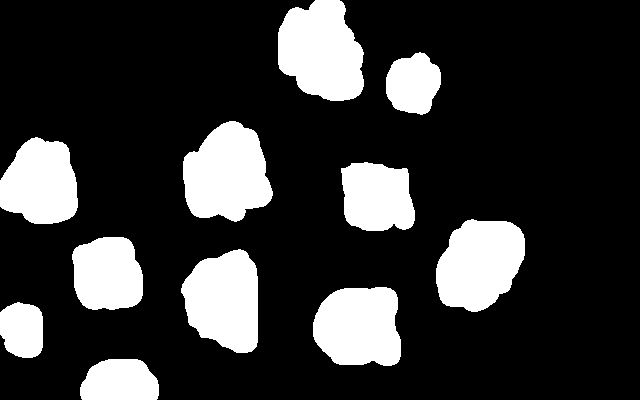
//> input picture RRT/map.png, 640 x 400 px
$ ./RRT   (built with g++ and OpenCV 4)
//> lines starting //> are read from the running program, lines starting //| are printed output that depends on the picture; after the words box and inside, x2 and y2 are one past the last pixel; in counts of white or black regions, pixels touching at a corner belong together
#include "opencv2/highgui/highgui.hpp"
#include "opencv2/imgproc/imgproc.hpp"
#include "opencv2/core/core.hpp"
#include "opencv2/objdetect/objdetect.hpp"
#include "opencv2/video/tracking.hpp"
#include <cmath>
#include <iostream>
#include <queue>
#include <string.h>
#include <iostream>
#include <stdio.h>
#include <sstream>
#include <math.h>
#include <pthread.h>
#include <eigen3/Eigen/Dense>

using namespace cv;
using namespace std;
using namespace Eigen;

//forward declarations
void show(Vector2f start,Vector2f goal);

Mat img,gs;
const int step_size = 10,max_iter = 500;

vector<Vector2f> nodes;

/*** Util Data Structures ***/
template <typename T>
class DynamicArray
{
public:
    DynamicArray(){};

    DynamicArray(int rows, int cols): dArray(rows, vector<T>(cols)){}

    vector<T> & operator[](int i)
    {
      return dArray[i];
    }
    const vector<T> & operator[] (int i) const
    {
      return dArray[i];
    }
    void resize(int rows, int cols)//resize the two dimentional array .


    {
        dArray.resize(rows);
        for(int i = 0;i < rows;++i) dArray[i].resize(cols);
    }
private:
    vector<vector<T> > dArray;
};

DynamicArray<int> myMap;
DynamicArray<Vector2f> parent;

int checkValid(int x,int y) {
	return (y >= 0 && y < img.rows && x >= 0 && x < img.cols && myMap[x][y] > 0);
}

double getDis(Vector2f a,Vector2f b) {
	return sqrt(pow(a[0]-b[0],2) + pow(a[1]-b[1],2));
}

int checkForLine(Vector2f curN,Vector2f newN) {
	//y = mx (-mx1 + y1)
	//cout << "A";
	//handle the m = infinity case
	double m;
	if(curN[0] == newN[0]) m = 1e6;
	else
	m = (((newN[1]-curN[1])*1.0)/(newN[0]-curN[0]));
	double c = (-m*curN[0]) + curN[1];
	//cout << "y = " << m << "x + " << c << endl;

	double x;
	for(x = curN[0];x <= newN[0];x++) {
		//cout << "---------------" << endl;
		int y = (m*x + c);
		//cout << x << " " << y << " " << (int)(gs.at<uchar>(y,x)) << endl;
		if(myMap[x][y] == 0)  {
			//cout << "True" << endl;
			return 0;
			break;
		}
	}

	return 1;

}

Vector2f getRandomNode() {
	int y = drand48()*img.rows;
	int x = drand48()*img.cols;
	// cout << "random values: " << x << " " << y << " " << endl;
	Vector2f node;

	if(checkValid(x,y)) {
		node = Vector2f(x,y);
		return node;
	}
	//cout << endl << "Random Node out of bounds" << endl;
	getRandomNode();
}

Vector2f findClosest(Vector2f newNode) {
	float min = numeric_limits<float>::infinity();
	Vector2f nearest;

	for(int i = 0;i<nodes.size();i++) {
		float dis = pow(newNode[0] - nodes[i][0],2) + pow(newNode[1] - nodes[i][1],2);
		if(dis < min) {
			min = dis;
			nearest = nodes[i];
		}
	}

	return nearest;
}

Vector2f update(Vector2f cur,Vector2f newNode) { {}
	Vector2f dif = newNode - cur;
	Vector2f dir = dif/(dif.norm());
	Vector2f ret = cur + step_size*dir;

	ret[0] = (int)(ret[0]);
	ret[1] = (int)(ret[1]);

	//cout <<  "Update : " << cur[0] << " " << dir[0] << endl;
	//ret = wrapInt(ret);

	return ret;
}

void RRT(Vector2f start,Vector2f goal) {
	bool reached = false;

	nodes.push_back(start);

	for(int i = 0;i<max_iter;i++) {
		// cout << i << endl;

		//check for convergence
		for(int i = 0;i < nodes.size();i++) {
			cout << getDis(nodes[i],goal) << endl;
			if(getDis(nodes[i],goal) <= step_size) {
				parent[goal[0]][goal[1]] = Vector2f(nodes[i][0],nodes[i][1]);
				nodes.push_back(goal);
				reached = true;
				break;
			}
		}
		if(reached) break;
		//convergence check done

		Vector2f newNodeT = getRandomNode();
		Vector2f current = findClosest(newNodeT);
		Vector2f newNode;
		newNode = update(current,newNodeT);

		while((!checkValid(newNode[0],newNode[1])) || (!(checkForLine(current,newNode)))) {
			// cout << newNode[0] << " " << newNode[1] << endl;
			newNodeT = getRandomNode();
			current = findClosest(newNodeT);
			newNode = update(current,newNodeT);
		}

		if(getDis(current,newNodeT) < step_size) {
			newNode = newNodeT;
		}

		parent[newNode[0]][newNode[1]] = Vector2f(current[0],current[1]);
		nodes.push_back(newNode);

		line(img,Point(current[0],current[1]),Point(newNode[0],newNode[1]),Scalar(255,0,0), 2, CV_AA);

		imshow("output",img);
		waitKey(1);

	}

	//base case for final output
	if(!reached) {
		parent[goal[0]][goal[1]] = findClosest(goal);
		nodes.push_back(goal);
	}

	show(start,goal);
}

void show(Vector2f start,Vector2f goal) {
	Vector2f current;
	current[0] = goal[0];
	current[1] = goal[1];

	cout << "Show Started" << endl;

	while((current[0] != start[0]) && (current[1] != start[1])) {
		cout << current[0] << " " << current[1] << endl;
		cout << parent[current[0]][current[1]][0] << " " << parent[current[0]][current[1]][1] << endl;
		line(img,Point(current[0],current[1]),Point(parent[current[0]][current[1]][0],parent[current[0]][current[1]][1]),Scalar(0,255,0), 2, CV_AA);
		current = parent[current[0]][current[1]];
		imshow("A",img);
		waitKey(10);
	}
}

int main() {
	img = imread("map.png",1);
//> img is the input picture: 400 rows x 640 cols, CV_8UC3; 20.6% white; 11 white regions, largest, box (x1, y1, x2, y2) and area: (278, 0, 364, 101) 6703, (183, 121, 273, 222) 6599, (436, 219, 525, 312) 6234
	myMap = DynamicArray<int>(img.cols,img.rows);
	gs = imread("map.png",0);
	parent = DynamicArray<Vector2f>(img.cols,img.rows);

	// cout << img.cols << " " << img.rows << endl;

	//create the map
	for(int i = 0;i<img.cols;i++) {
		for(int j = 0;j<img.rows;j++) {
			if(gs.at<uchar>(j,i) > 200) myMap[i][j] = 0;
			else myMap[i][j] = 1;
		}
	}

	namedWindow("output",WINDOW_NORMAL);

	Vector2f start(0,0);
	Vector2f goal(img.cols-1,img.rows-1);

	cout << "RRT about to start\n";
	RRT(start,goal);
//> after the loop in RRT, `for(int i = 0;i<max_iter;i++)`:
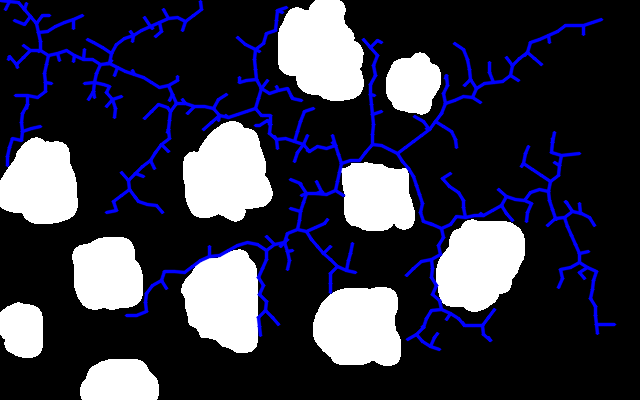
//> img: 400 rows x 640 cols, CV_8UC3; 7.95% of pixels changed, all inside (x1, y1, x2, y2) = (0, 0, 617, 352)
//> after the loop in RRT, `for(int i = 0;i<max_iter;i++)`: nodes = 501 items; reached = false
//> in RRT, `nodes.push_back(goal);`: nodes = 502 items
//> the loop in show, `while((current[0] != start[0]) && (current[1] != start[1]))` made 97 passes
//| 639 399
//| 597 333
//| 597 333
//| 596 324
//> (the first 4 of 16 printed lines)
//> (output is shown up to pass 8 of 97)
//> pass 1, in show, `imshow("A",img);`:
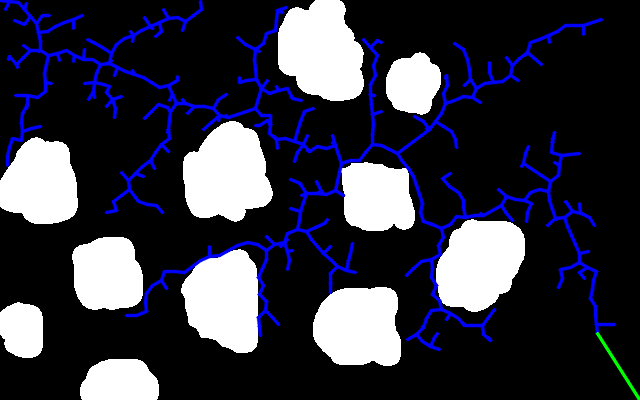
//> window 'A': 400 rows x 640 cols, CV_8UC3; mean B, G, R 67.1, 52.8, 52.5
//> after the loop in show, `while((current[0] != start[0]) && (current[1] != start[1]))`:
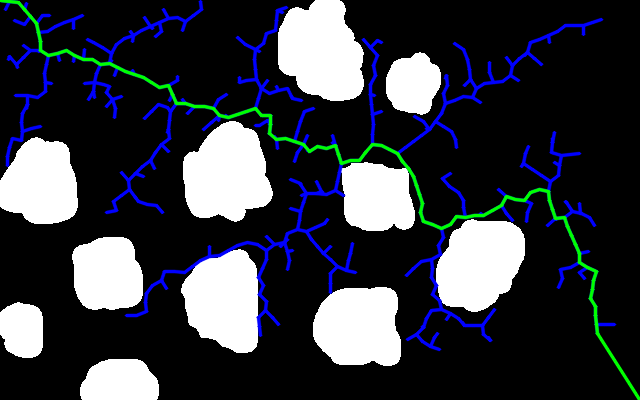
//> img: 400 rows x 640 cols, CV_8UC3; 1.8% of pixels changed, all inside (x1, y1, x2, y2) = (0, 0, 640, 400)

	imshow("output",img);
	waitKey(0);
	imwrite("Output.png",img);

	return 0;
}
